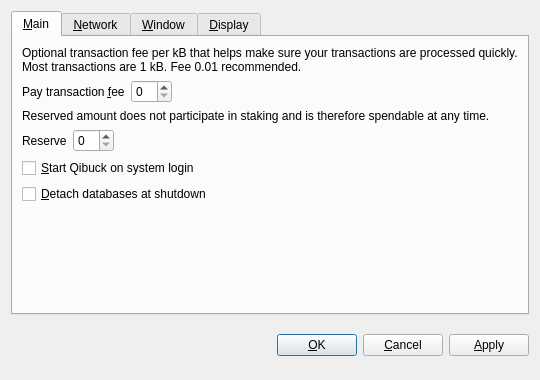
<?xml version="1.0" encoding="UTF-8"?>
<ui version="4.0">
 <class>OptionsDialog</class>
 <widget class="QDialog" name="OptionsDialog">
  <property name="geometry">
   <rect>
    <x>0</x>
    <y>0</y>
    <width>540</width>
    <height>380</height>
   </rect>
  </property>
  <property name="windowTitle">
   <string>Options</string>
  </property>
  <property name="modal">
   <bool>true</bool>
  </property>
  <layout class="QVBoxLayout" name="verticalLayout">
   <item>
    <widget class="QTabWidget" name="tabWidget">
     <property name="tabPosition">
      <enum>QTabWidget::North</enum>
     </property>
     <property name="currentIndex">
      <number>0</number>
     </property>
     <widget class="QWidget" name="tabMain">
      <attribute name="title">
       <string>&amp;Main</string>
      </attribute>
      <layout class="QVBoxLayout" name="verticalLayout_Main">
       <item>
        <widget class="QLabel" name="transactionFeeInfoLabel">
         <property name="text">
          <string>Optional transaction fee per kB that helps make sure your transactions are processed quickly. Most transactions are 1 kB. Fee 0.01 recommended.</string>
         </property>
         <property name="textFormat">
          <enum>Qt::PlainText</enum>
         </property>
         <property name="wordWrap">
          <bool>true</bool>
         </property>
        </widget>
       </item>
       <item>
        <layout class="QHBoxLayout" name="horizontalLayoutFee">
         <item>
          <widget class="QLabel" name="transactionFeeLabel">
           <property name="text">
            <string>Pay transaction &amp;fee</string>
           </property>
           <property name="textFormat">
            <enum>Qt::PlainText</enum>
           </property>
           <property name="buddy">
            <cstring>transactionFee</cstring>
           </property>
          </widget>
         </item>
         <item>
          <widget class="BitcoinAmountField" name="transactionFee"/>
         </item>
         <item>
          <spacer name="horizontalSpacerFee">
           <property name="orientation">
            <enum>Qt::Horizontal</enum>
           </property>
           <property name="sizeHint" stdset="0">
            <size>
             <width>40</width>
             <height>20</height>
            </size>
           </property>
          </spacer>
         </item>
        </layout>
       </item>
       <item>
        <widget class="QLabel" name="reserveBalanceInfoLabel">
         <property name="text">
          <string>Reserved amount does not participate in staking and is therefore spendable at any time.</string>
         </property>
         <property name="textFormat">
          <enum>Qt::PlainText</enum>
         </property>
         <property name="wordWrap">
          <bool>true</bool>
         </property>
        </widget>
       </item>
       <item>
        <layout class="QHBoxLayout" name="horizontalLayoutReserveBalance">
         <item>
          <widget class="QLabel" name="reserveBalanceLabel">
           <property name="text">
            <string>Reserve</string>
           </property>
           <property name="textFormat">
            <enum>Qt::PlainText</enum>
           </property>
           <property name="buddy">
            <cstring>reserveBalance</cstring>
           </property>
          </widget>
         </item>
         <item>
          <widget class="BitcoinAmountField" name="reserveBalance"/>
         </item>
         <item>
          <spacer name="horizontalSpacerReserveBalance">
           <property name="orientation">
            <enum>Qt::Horizontal</enum>
           </property>
           <property name="sizeHint" stdset="0">
            <size>
             <width>40</width>
             <height>20</height>
            </size>
           </property>
          </spacer>
         </item>
        </layout>
       </item>
       <item>
        <widget class="QCheckBox" name="bitcoinAtStartup">
         <property name="toolTip">
          <string>Automatically start Qibuck after logging in to the system.</string>
         </property>
         <property name="text">
          <string>&amp;Start Qibuck on system login</string>
         </property>
        </widget>
       </item>
       <item>
        <widget class="QCheckBox" name="detachDatabases">
         <property name="toolTip">
          <string>Detach block and address databases at shutdown. This means they can be moved to another data directory, but it slows down shutdown. The wallet is always detached.</string>
         </property>
         <property name="text">
          <string>&amp;Detach databases at shutdown</string>
         </property>
        </widget>
       </item>
       <item>
        <spacer name="verticalSpacer_Main">
         <property name="orientation">
          <enum>Qt::Vertical</enum>
         </property>
         <property name="sizeHint" stdset="0">
          <size>
           <width>20</width>
           <height>40</height>
          </size>
         </property>
        </spacer>
       </item>
      </layout>
     </widget>
     <widget class="QWidget" name="tabNetwork">
      <attribute name="title">
       <string>&amp;Network</string>
      </attribute>
      <layout class="QVBoxLayout" name="verticalLayout_Network">
       <item>
        <widget class="QCheckBox" name="mapPortUpnp">
         <property name="toolTip">
          <string>Automatically open the Qibuck client port on the router. This only works when your router supports UPnP and it is enabled.</string>
         </property>
         <property name="text">
          <string>Map port using &amp;UPnP</string>
         </property>
        </widget>
       </item>
       <item>
        <widget class="QCheckBox" name="connectSocks">
         <property name="toolTip">
          <string>Connect to the Qibuck network through a SOCKS proxy (e.g. when connecting through Tor).</string>
         </property>
         <property name="text">
          <string>&amp;Connect through SOCKS proxy:</string>
         </property>
        </widget>
       </item>
       <item>
        <layout class="QHBoxLayout" name="horizontalLayout_Network">
         <item>
          <widget class="QLabel" name="proxyIpLabel">
           <property name="text">
            <string>Proxy &amp;IP:</string>
           </property>
           <property name="textFormat">
            <enum>Qt::PlainText</enum>
           </property>
           <property name="buddy">
            <cstring>proxyIp</cstring>
           </property>
          </widget>
         </item>
         <item>
          <widget class="QValidatedLineEdit" name="proxyIp">
           <property name="maximumSize">
            <size>
             <width>140</width>
             <height>16777215</height>
            </size>
           </property>
           <property name="toolTip">
            <string>IP address of the proxy (e.g. 127.0.0.1)</string>
           </property>
          </widget>
         </item>
         <item>
          <widget class="QLabel" name="proxyPortLabel">
           <property name="text">
            <string>&amp;Port:</string>
           </property>
           <property name="textFormat">
            <enum>Qt::PlainText</enum>
           </property>
           <property name="buddy">
            <cstring>proxyPort</cstring>
           </property>
          </widget>
         </item>
         <item>
          <widget class="QLineEdit" name="proxyPort">
           <property name="maximumSize">
            <size>
             <width>55</width>
             <height>16777215</height>
            </size>
           </property>
           <property name="toolTip">
            <string>Port of the proxy (e.g. 9050)</string>
           </property>
          </widget>
         </item>
         <item>
          <widget class="QLabel" name="socksVersionLabel">
           <property name="text">
            <string>SOCKS &amp;Version:</string>
           </property>
           <property name="textFormat">
            <enum>Qt::PlainText</enum>
           </property>
           <property name="buddy">
            <cstring>socksVersion</cstring>
           </property>
          </widget>
         </item>
         <item>
          <widget class="QValueComboBox" name="socksVersion">
           <property name="toolTip">
            <string>SOCKS version of the proxy (e.g. 5)</string>
           </property>
          </widget>
         </item>
         <item>
          <spacer name="horizontalSpacer_Network">
           <property name="orientation">
            <enum>Qt::Horizontal</enum>
           </property>
           <property name="sizeHint" stdset="0">
            <size>
             <width>40</width>
             <height>20</height>
            </size>
           </property>
          </spacer>
         </item>
        </layout>
       </item>
       <item>
        <spacer name="verticalSpacer_Network">
         <property name="orientation">
          <enum>Qt::Vertical</enum>
         </property>
         <property name="sizeHint" stdset="0">
          <size>
           <width>20</width>
           <height>40</height>
          </size>
         </property>
        </spacer>
       </item>
      </layout>
     </widget>
     <widget class="QWidget" name="tabWindow">
      <attribute name="title">
       <string>&amp;Window</string>
      </attribute>
      <layout class="QVBoxLayout" name="verticalLayout_Window">
       <item>
        <widget class="QCheckBox" name="minimizeToTray">
         <property name="toolTip">
          <string>Show only a tray icon after minimizing the window.</string>
         </property>
         <property name="text">
          <string>&amp;Minimize to the tray instead of the taskbar</string>
         </property>
        </widget>
       </item>
       <item>
        <widget class="QCheckBox" name="minimizeOnClose">
         <property name="toolTip">
          <string>Minimize instead of exit the application when the window is closed. When this option is enabled, the application will be closed only after selecting Quit in the menu.</string>
         </property>
         <property name="text">
          <string>M&amp;inimize on close</string>
         </property>
        </widget>
       </item>
       <item>
        <spacer name="verticalSpacer_Window">
         <property name="orientation">
          <enum>Qt::Vertical</enum>
         </property>
         <property name="sizeHint" stdset="0">
          <size>
           <width>20</width>
           <height>40</height>
          </size>
         </property>
        </spacer>
       </item>
      </layout>
     </widget>
     <widget class="QWidget" name="tabDisplay">
      <attribute name="title">
       <string>&amp;Display</string>
      </attribute>
      <layout class="QVBoxLayout" name="verticalLayout_Display">
       <item>
        <layout class="QHBoxLayout" name="horizontalLayout_1_Display">
         <item>
          <widget class="QLabel" name="langLabel">
           <property name="text">
            <string>User Interface &amp;language:</string>
           </property>
           <property name="textFormat">
            <enum>Qt::PlainText</enum>
           </property>
           <property name="buddy">
            <cstring>lang</cstring>
           </property>
          </widget>
         </item>
         <item>
          <widget class="QValueComboBox" name="lang">
           <property name="toolTip">
            <string>The user interface language can be set here. This setting will take effect after restarting Qibuck.</string>
           </property>
          </widget>
         </item>
        </layout>
       </item>
       <item>
        <layout class="QHBoxLayout" name="horizontalLayout_2_Display">
         <item>
          <widget class="QLabel" name="unitLabel">
           <property name="text">
            <string>&amp;Unit to show amounts in:</string>
           </property>
           <property name="textFormat">
            <enum>Qt::PlainText</enum>
           </property>
           <property name="buddy">
            <cstring>unit</cstring>
           </property>
          </widget>
         </item>
         <item>
          <widget class="QValueComboBox" name="unit">
           <property name="toolTip">
            <string>Choose the default subdivision unit to show in the interface and when sending coins.</string>
           </property>
          </widget>
         </item>
        </layout>
       </item>
       <item>
        <widget class="QCheckBox" name="displayAddresses">
         <property name="toolTip">
          <string>Whether to show Qibuck addresses in the transaction list or not.</string>
         </property>
         <property name="text">
          <string>&amp;Display addresses in transaction list</string>
         </property>
        </widget>
       </item>
       <item>
        <widget class="QCheckBox" name="coinControlFeatures">
         <property name="toolTip">
          <string>Whether to show coin control features or not.</string>
         </property>
         <property name="text">
          <string>Display coin &amp;control features (experts only!)</string>
         </property>
        </widget>
       </item>
       <item>
        <spacer name="verticalSpacer_Display">
         <property name="orientation">
          <enum>Qt::Vertical</enum>
         </property>
         <property name="sizeHint" stdset="0">
          <size>
           <width>20</width>
           <height>40</height>
          </size>
         </property>
        </spacer>
       </item>
      </layout>
     </widget>
    </widget>
   </item>
   <item>
    <layout class="QHBoxLayout" name="horizontalLayout_Buttons">
     <item>
      <spacer name="horizontalSpacer_1">
       <property name="orientation">
        <enum>Qt::Horizontal</enum>
       </property>
       <property name="sizeHint" stdset="0">
        <size>
         <width>40</width>
         <height>48</height>
        </size>
       </property>
      </spacer>
     </item>
     <item>
      <widget class="QLabel" name="statusLabel">
       <property name="font">
        <font>
         <weight>75</weight>
         <bold>true</bold>
        </font>
       </property>
       <property name="text">
        <string/>
       </property>
       <property name="textFormat">
        <enum>Qt::PlainText</enum>
       </property>
       <property name="wordWrap">
        <bool>true</bool>
       </property>
      </widget>
     </item>
     <item>
      <spacer name="horizontalSpacer_2">
       <property name="orientation">
        <enum>Qt::Horizontal</enum>
       </property>
       <property name="sizeHint" stdset="0">
        <size>
         <width>40</width>
         <height>48</height>
        </size>
       </property>
      </spacer>
     </item>
     <item>
      <widget class="QPushButton" name="okButton">
       <property name="text">
        <string>&amp;OK</string>
       </property>
      </widget>
     </item>
     <item>
      <widget class="QPushButton" name="cancelButton">
       <property name="text">
        <string>&amp;Cancel</string>
       </property>
       <property name="autoDefault">
        <bool>false</bool>
       </property>
      </widget>
     </item>
     <item>
      <widget class="QPushButton" name="applyButton">
       <property name="text">
        <string>&amp;Apply</string>
       </property>
       <property name="autoDefault">
        <bool>false</bool>
       </property>
      </widget>
     </item>
    </layout>
   </item>
  </layout>
 </widget>
 <customwidgets>
  <customwidget>
   <class>BitcoinAmountField</class>
   <extends>QSpinBox</extends>
   <header>bitcoinamountfield.h</header>
  </customwidget>
  <customwidget>
   <class>QValueComboBox</class>
   <extends>QComboBox</extends>
   <header>qvaluecombobox.h</header>
  </customwidget>
  <customwidget>
   <class>QValidatedLineEdit</class>
   <extends>QLineEdit</extends>
   <header>qvalidatedlineedit.h</header>
  </customwidget>
 </customwidgets>
 <resources/>
 <connections/>
</ui>
